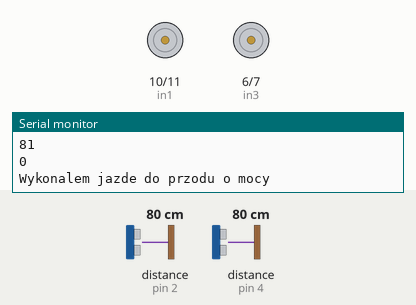
This sketch was run on a simulated Arduino Uno, built with avr-gcc and run on an emulated ATmega328P. On the bench: motor-driver pin pairs drawn as motors (green arrow = first pin HIGH = forward, orange = second pin HIGH = backward, longer = more drive, scaled by the enable pin), the last lines printed to the serial monitor. The inputs (shaded band) are chosen by the test bench; at power-on: distance to the obstacle (sensors on pin 2, pin 4) 80 cm. The echo pulse lasts 58.3 µs per cm.

Above: at 0.94 s.
1.3 s: distance to the obstacle (sensor on pin 2) set to 2 cm
4.3 s: distance to the obstacle (sensor on pin 4) set to 33 cm
7.3 s: distance to the obstacle (sensor on pin 4) set to 26 cm
At 8.06 s:
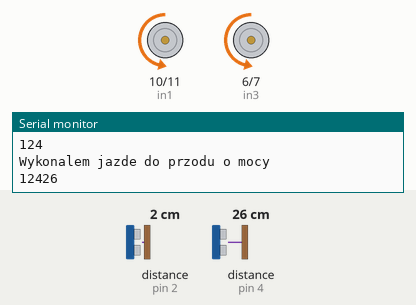
10.3 s: distance to the obstacle (sensor on pin 4) set to 16 cm
13.3 s: distance to the obstacle (sensor on pin 4) set to 12 cm
At 13.73 s:
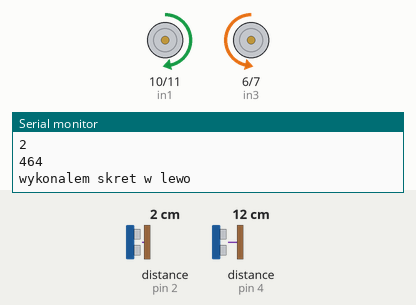
16.3 s: distance to the obstacle (sensor on pin 2) set to 13 cm
19.3 s: distance to the obstacle (sensor on pin 2) set to 16 cm
At 19.7 s:
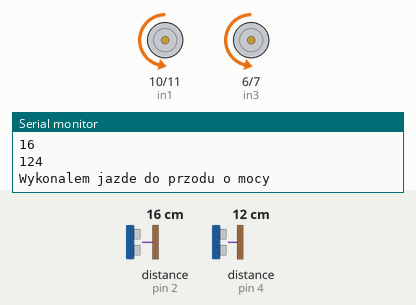
Timing chart, 0 to 23.3 s (numbered marks = the images above; inputs shaded):
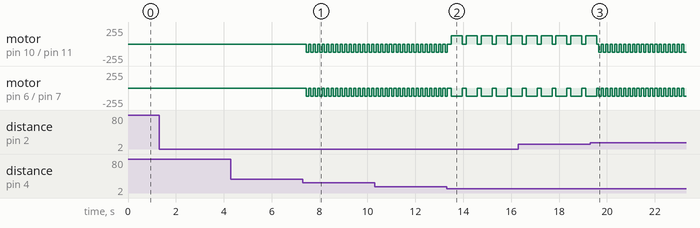

Measured:
- the behaviour switches between 30 and 29 cm on distance to the obstacle (sensor on pin 4) (found by bisection; images 0 and 1)
- the behaviour switches between 15 and 14 cm on distance to the obstacle (sensor on pin 4) (found by bisection; images 1 and 2)
- the behaviour switches between 14 and 15 cm on distance to the obstacle (sensor on pin 2) (found by bisection; images 2 and 3)
- after the input at 7.3 s, motor on pin 10 (in1) / pin 11 (in2), motor on pin 6 (in3) / pin 7 (in4): alternates backward 124/255 for 0.10 s and stopped for 0.09 s, starting after 0.15 s
- after the input at 13.3 s, motor on pin 10 (in1) / pin 11 (in2): alternates forward 125/255 for 0.46 s and stopped for 0.16 s, starting after 0.20 s; motor on pin 6 (in3) / pin 7 (in4): alternates backward 125/255 for 0.46 s and stopped for 0.16 s, starting after 0.20 s
- after the input at 19.3 s, motor on pin 10 (in1) / pin 11 (in2), motor on pin 6 (in3) / pin 7 (in4): alternates backward 124/255 for 0.10 s and stopped for 0.09 s, starting after 0.36 s

The sketch:

terminator.ino
```cpp
#include <Fuzzy.h>
#include <FuzzyComposition.h>
#include <FuzzyInput.h>
#include <FuzzyIO.h>
#include <FuzzyOutput.h>
#include <FuzzyRule.h>
#include <FuzzyRuleAntecedent.h>
#include <FuzzyRuleConsequent.h>
#include <FuzzySet.h>
#include <NewPing.h>
#include<SoftwareSerial.h>
SoftwareSerial BT(1, 0);


// PORTS DEFINITIONS
// motor one
int enA = 9;
int in1 = 10;
int in2 = 11;
// motor two
int enB = 5;
int in3 = 6;
int in4 = 7;
// IR sensors
int leftIR = 14;
int rightIR = 15;
// ultrasonic sensors
int middleEyeTrigger = 8;
int middleEyeEcho = 4;
int leftEyeTrigger = 3;
int leftEyeEcho = 2;
int rightEyeEcho = 12;
int rightEyeTrigger = 13;

// GLOBAL VARIABLES
// bluetooth signal
char bt_signal;
char btx;
Fuzzy* fuzzy = new Fuzzy();
int test = 0;
// ultrasonic sensors
NewPing leftEye(leftEyeTrigger, leftEyeEcho, 100);
NewPing middleEye(middleEyeTrigger, middleEyeEcho, 100);
NewPing rightEye(rightEyeTrigger, rightEyeEcho, 100);


void setup() {
  // FUNCTION CALLED ON RESET

  // set all the control pins to outputs
  pinMode(enA, OUTPUT);
  pinMode(enB, OUTPUT);
  pinMode(in1, OUTPUT);
  pinMode(in2, OUTPUT);
  pinMode(in3, OUTPUT);
  pinMode(in4, OUTPUT);

  // set serial
  Serial.begin(9600);    // uncomment that for Serial to work
  // set bluetooth serial
  //BT.begin(9600);        // uncomment that for BT to work
  //BT.println("Terminator 0.7 connected.");

  // ZBIORY ROZMYTE

  // odleglosc na sensorze srodkowym
  FuzzyInput* distance = new FuzzyInput(1);
  //
  FuzzySet* big = new FuzzySet(15,30,30,30);
  distance->addFuzzySet(big);
  FuzzySet* average = new FuzzySet(0,15,15,30);
  distance->addFuzzySet(average);
  FuzzySet* small = new FuzzySet(0,0,0,15);
  distance->addFuzzySet(small);
  //
  fuzzy->addFuzzyInput(distance);

  // odleglosc na sensorze lewym
  FuzzyInput* distance2 = new FuzzyInput(2);
  //
  FuzzySet* big2 = new FuzzySet(15,30,30,30);
  distance2->addFuzzySet(big2);
  FuzzySet* average2 = new FuzzySet(0,15,15,30);
  distance2->addFuzzySet(average2);
  FuzzySet* small2 = new FuzzySet(0,0,0,15);
  distance2->addFuzzySet(small2);
  //
  fuzzy->addFuzzyInput(distance2);

  // predkosc
  FuzzyOutput* speed = new FuzzyOutput(1);
  //
  FuzzySet* slow = new FuzzySet(70,120,120,120);
  speed->addFuzzySet(slow);
  FuzzySet* mild = new FuzzySet(100,125,125,150);
  speed->addFuzzySet(mild);
  FuzzySet* fast = new FuzzySet(125,230,230,230);
  speed->addFuzzySet(fast);
  //
  fuzzy->addFuzzyOutput(speed);

  // obrot (jak duzy powinien byc, tzn czas trwania)
  FuzzyOutput* turn = new FuzzyOutput(2);
  //
  FuzzySet* small_turn = new FuzzySet(300,600,600,600);
  turn->addFuzzySet(small_turn);
  FuzzySet* mild_turn = new FuzzySet(300,500,500,1100);
  turn->addFuzzySet(mild_turn);
  FuzzySet* fast_turn = new FuzzySet(500,1500,1500,1500);
  turn->addFuzzySet(fast_turn);
  //
  fuzzy->addFuzzyOutput(turn);

  // ZASADY LOGIKI ROZMYTEJ

  // zasada pierwsza
  FuzzyRuleAntecedent* middleSmallAndLeftSmall = new FuzzyRuleAntecedent();
  middleSmallAndLeftSmall->joinWithAND(small,small2);
  FuzzyRuleConsequent* DoATurn= new FuzzyRuleConsequent();
  DoATurn->addOutput(small_turn);
  //
  FuzzyRule* fuzzyRule01 = new FuzzyRule(1, middleSmallAndLeftSmall, DoATurn);
  fuzzy->addFuzzyRule(fuzzyRule01);

  // zasada druga
  FuzzyRuleAntecedent* middleBigAndLeftBig = new FuzzyRuleAntecedent();
  middleBigAndLeftBig->joinWithAND(big,big2);
  FuzzyRuleConsequent* GoForwardFast= new FuzzyRuleConsequent();
  GoForwardFast->addOutput(fast);
  //
  FuzzyRule* fuzzyRule02 = new FuzzyRule(1, middleBigAndLeftBig, GoForwardFast);
  fuzzy->addFuzzyRule(fuzzyRule02);

  // zasada trzecia
  FuzzyRuleAntecedent* middleMediumAndLeftMedium = new FuzzyRuleAntecedent();
  middleMediumAndLeftMedium->joinWithAND(average,average2);
  FuzzyRuleConsequent* GoMediumFast= new FuzzyRuleConsequent();
  GoMediumFast->addOutput(mild);
  //
  FuzzyRule* fuzzyRule03 = new FuzzyRule(1, middleMediumAndLeftMedium, GoMediumFast);
  fuzzy->addFuzzyRule(fuzzyRule03);

}


void listen_bluetooth() {
  if (BT.available()) {
    bt_signal = (BT.read());
    if (bt_signal == 'O') {
      motorsOff();
    }
    while (bt_signal == 'F') {
      // drive forward
      btx = (BT.read());
      motorsForward(0, 140);
      if (btx == 'O') {
        break;
      }
    }
    while (bt_signal == 'B') {
      // drive backward
      btx = (BT.read());
      motorsBackward(0, 140);
      if (btx == 'O') {
        break;
      }
    }
    while (bt_signal == 'L') {
      // turn left
      btx = (BT.read());
      motorsTurnLeft(0, 140);
      if (btx == 'O') {
        break;
      }
    }
    while (bt_signal == 'R') {
      // turn right
      btx = (BT.read());
      motorsTurnRight(0, 140);
      if (btx == 'O') {
        break;
      }
    }
    while (bt_signal == 'A') {
      // line-tracking
      btx = (BT.read());
      line_tracking();
      if (btx == 'O') {
        break;
      }
    }
    if (bt_signal == 'S') {
      // ultrasonic sensors
    }
  }
}


void loop() {

  ultrasonic_sensors();

  }
```

line_tracking.ino
```cpp
// LINE TRACKING FUNCTIONS AND ALGORITHMS


int IRleft() {
  return digitalRead(leftIR);
}


int IRright() {
  return digitalRead(rightIR);
}


void line_tracking() {
  // main line tracking function
  if(IRleft() == 1 && IRright() == 1) {
    motorsForward(10,85);
  }
  if(IRleft() == 0 && IRright() == 1) {
    motorsTurnRight(10,120);
  }
  if(IRleft() == 1 && IRright() == 0) {
    motorsTurnLeft(10,120);
  }
  if(IRleft() == 0 && IRright() == 0) {
    motorsForward(10,85);
  }
}


void line_tracking_fast() {
  // faster version of line tracking function
  if(IRleft() == 1 && IRright() == 1) {
    motorsForward(4,180);
  }
  if(IRleft() == 0 && IRright() == 1) {
    motorsTurnRight(6,125);
  }
  if(IRleft() == 1 && IRright() == 0) {
    motorsTurnLeft(6,125);
  }
  if(IRleft() == 0 && IRright() == 0) {
    motorsForward(4,180);
  }
}


void line_tracking_turbo() {
  // main line tracking function
  // sensors should be widen up for this one
  // highly experimental
  // wear protective gear
  // surveillance of at least three person team needed
  if(IRleft() == 1 && IRright() == 1) {
    motorsForward(5,220);
  }
  if(IRleft() == 0 && IRright() == 1) {
    motorsTurnRight(5,255);
  }
  if(IRleft() == 1 && IRright() == 0) {
    motorsTurnLeft(5,255);
  }
  if(IRleft() == 0 && IRright() == 0) {
    motorsForward(5,220);
  }
}
```

motors.ino
```cpp
// MOTORS CONTROL FUNCTIONS


void motorsOff() {
  // turn all the motors off
  digitalWrite(in1, LOW);
  digitalWrite(in2, LOW);
  digitalWrite(in3, LOW);
  digitalWrite(in4, LOW);
}


void motorsForward(int period, int power) {
  // run all the motors in a forward direction

  // turn on motors
  digitalWrite(in1, LOW);
  digitalWrite(in2, HIGH);
  digitalWrite(in3, LOW);
  digitalWrite(in4, HIGH);

  // set motors speed
  analogWrite(enA, power);
  analogWrite(enB, power);

  // if period is 0 motors will run for an unlimited period of time
  if (period != 0) {
    delay(period);
  }

  motorsOff();
}


void motorsBackward(int period, int power) {
  // run all the motors in a backward direction

  // turn on motors
  digitalWrite(in1, HIGH);
  digitalWrite(in2, LOW);
  digitalWrite(in3, HIGH);
  digitalWrite(in4, LOW);

  // set motors speed
  analogWrite(enA, power);
  analogWrite(enB, power);

  // if period is 0 motors will run for an unlimited period of time
  if (period != 0) {
    delay(period);
  }

  motorsOff();
}


void motorsTurnRight(int period, int power) {
  // run the left motors only

  // turn on motors
  digitalWrite(in1, LOW);
  digitalWrite(in2, HIGH);
  digitalWrite(in3, HIGH);
  digitalWrite(in4, LOW);

  // set motors speed
  analogWrite(enA, power);
  analogWrite(enB, power);

  // if period is 0 motors will run for an unlimited period of time
  if (period != 0) {
    delay(period);
  }

  motorsOff();
}


void motorsTurnLeft(int period, int power) {
  // run the right motors only

  // turn on motors
  digitalWrite(in1, HIGH);
  digitalWrite(in2, LOW);
  digitalWrite(in3, LOW);
  digitalWrite(in4, HIGH);

  // set motors speed
  analogWrite(enA, power);
  analogWrite(enB, power);

  // if period is 0 motors will run for an unlimited period of time
  if (period != 0) {
    delay(period);
  }

  motorsOff();
}
```

ultrasonic.ino
```cpp
// ULTRASONIC SENSORS FUNCTIONS AND ALGORITHMS

void ultrasonic_sensors() {

  fuzzy->setInput(1, middleEye.ping_cm()); // middle
  fuzzy->setInput(2, leftEye.ping_cm()); // left
  fuzzy->fuzzify();

  int output = 0;
  output = fuzzy->defuzzify(1);
  int output2 = 0;
  output2 = fuzzy->defuzzify(2);

  if(output2 == 0 )
  {
    Serial.println(middleEye.ping_cm());
    Serial.println(leftEye.ping_cm());
    Serial.println(output);
    Serial.println("Wykonalem jazde do przodu o mocy ");
    Serial.print(output);
    motorsForward(100,output);
  }
  else
  {
    Serial.println(middleEye.ping_cm());
    Serial.println(leftEye.ping_cm());
    Serial.println(output2);
    Serial.println("wykonalem skret w lewo");
    motorsTurnLeft(output2,125);
  }

}
```
